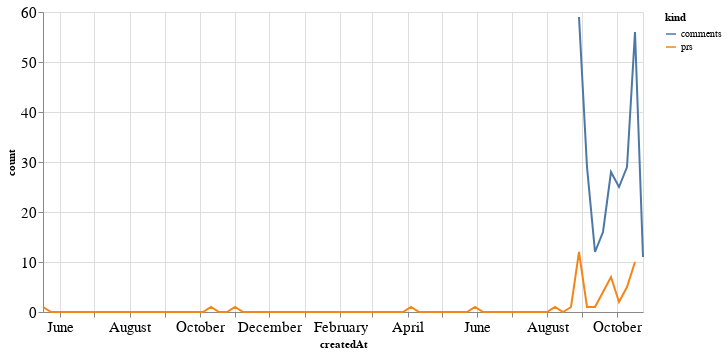

The cell this chart's notebook holds for it:
### Code cell
alt.Chart(total_time, width=600).mark_line().encode(
    x='createdAt',
    y='count',
    color='kind'
)

### Figure 1 — Vega-Lite specification as saved in the notebook (floating-point values rounded to 4 significant figures; data arrays with more than 128 entries replaced by an {"elided": "..."} marker saying what was removed)
{"config": {"axisLeft": {"labelFontSize": 15}, "axisBottom": {"labelFontSize": 15}}, "data": {"name": "data-d37c2bba00685dd7309ccb10756fd4d9"}, "mark": "line", "encoding": {"color": {"type": "nominal", "field": "kind"}, "x": {"type": "temporal", "field": "createdAt"}, "y": {"type": "quantitative", "field": "count"}}, "width": 600, "$schema": "https://vega.github.io/schema/vega-lite/v4.8.1.json", "datasets": {"data-d37c2bba00685dd7309ccb10756fd4d9": {"elided": "152 records"}}}
